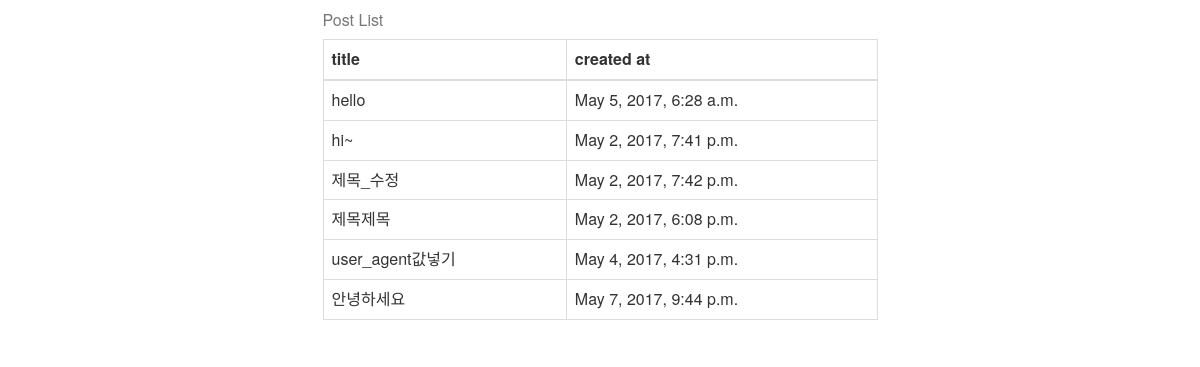
Page /dojo/ on the committed database.
### dojo/models.py (models this page shows)
class Post(models.Model):
    title = models.CharField(max_length=100, validators=[min_length_3_validator])
    content = models.TextField()
    user_agent = models.CharField(max_length=200)
    ip = models.CharField(max_length=15)
    created_at = models.DateTimeField(auto_now_add=True)
    updated_at = models.DateTimeField(auto_now=True)

### blog/context_processors.py (called while the page is built)
def blog(request):
    return{
        'current_datetime' :  timezone.now(),
    }

### dojo/templates/dojo/post_list.html (shortened to what this page needs)
{% load bootstrap3 staticfiles %}
{% bootstrap_css %}
<div class="container">
    <div class="row">
        <div class="col-md-6 col-md-offset-3">
            <table class="table table-bordered table-hover">
            <caption>Post List</caption>
            <thead>
                <tr>
                 <th>title</th>
                    <th>created at</th>
                 </tr>
             </thead>
            <tbody>
            {% for post in post_list %}
                <tr>
                    <td>{{ post.title }}</td>
                    <td>{{ post.updated_at }}</td>
                 </tr>
             {% endfor %}
     </tbody>
</table>
        </div>
    </div>
</div>

### rows in the picture
Post: title "hello", updated_at "May 5, 2017, 6:28 a.m."
Post: title "hi~", updated_at "May 2, 2017, 7:41 p.m."
Post: title "제목_수정", updated_at "May 2, 2017, 7:42 p.m."
Post: title "제목제목", updated_at "May 2, 2017, 6:08 p.m."
Post: title "user_agent값넣기", updated_at "May 4, 2017, 4:31 p.m."
Post: title "안녕하세요", updated_at "May 7, 2017, 9:44 p.m."
